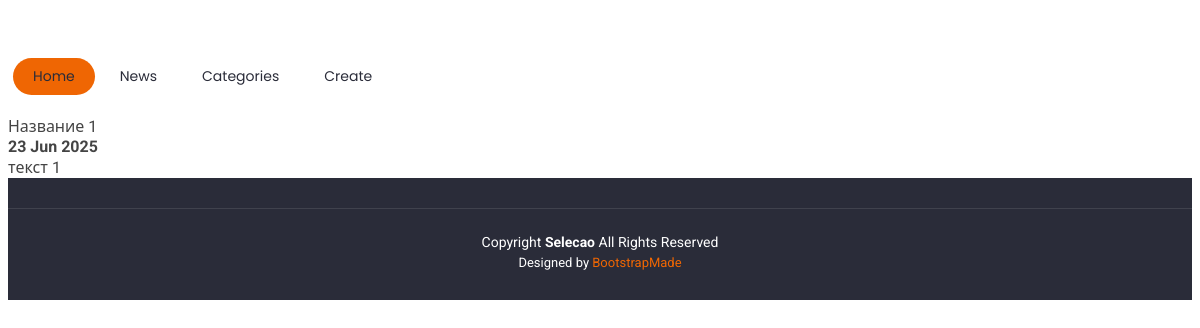
/news/206/, run on the app's committed database.
### news/models.py (models this page shows, shortened)
class Post(models.Model):
    news = 'NE'
    article = 'AR'
    TIPE = [
        (news, 'Новость'),
        (article, 'Статья'),
    ]
    author = models.ForeignKey('Author', on_delete = models.CASCADE, null = False)
    tipe = models.CharField(max_length = 2,
                            choices = TIPE,
                            null = False)
    create_time = models.DateTimeField(auto_now_add = True)
    category = models.ManyToManyField(Category, through = 'PostCategory')
    title = models.CharField(max_length = 100, null = False)
    text = models.TextField(max_length = 5000, null = False)
    rating = models.IntegerField(default = 0)

### news/views.py (the view)
# urls.py: path('<int:pk>/', PostDetail.as_view(), name = 'news_detail'),
class PostDetail(DetailView):
    model = Post
    template_name = 'news.html'
    context_object_name = 'post'

### news/templatetags/custom_filters.py (called while the page is built)
@register.filter()
def censor(value):
    if isinstance(value, str):
        if value.find('избил'):
            return value.replace('избил', 'и....')
        elif value.find('редиска'):
            return value.replace('редиска', 'р....')
    else:
        return 'фильтр censor не может быть применим к данному объекту'

### templates/news.html (shortened to what this page needs)
{% extends 'flatpages/default.html' %}
{% load custom_filters %}
{% load custom_tags %}
{% block content %}
    {% if posts %}
        <h1>Все новости</h1>
        <hr>
        <form action="" method="get">
            {{ filterset.form.as_p }}
            <input type="submit" value="Найти" />
        </form>
        <hr>
        <table>
            {% for post in posts %}
            <tr>
                <td><br>{{ post }}</td>
            </tr>
            {% endfor %}
        </table>
    {% elif post %}
        {{ post.title|censor }} <br> <b>{{ post.create_time|date:'d M Y' }}</b> <br> {{ post.text|censor }}
    {% else %}
        <h2>Новостей нет!</h2>
    {% endif %}
{% endblock content %}

### static/css/main.css (style rules this page uses)
:root { --default-font: "Roboto", system-ui, -apple-system, "Segoe UI", Roboto, "Helvetica Neue", Arial, "Noto Sans", "Liberation Sans", sans-serif, "Apple Color Emoji", "Segoe UI Emoji", "Segoe UI Symbol", "Noto Color Emoji"; --heading-font: "Raleway", sans-serif; --nav-font: "Poppins", sans-serif; }
:root { --background-color: #ffffff; --default-color: #444444; --heading-color: #2a2c39; --accent-color: #ef6603; --surface-color: #ffffff; --contrast-color: #ffffff; }
:root { --nav-color: #2a2c39; --nav-hover-color: #ef6603; --nav-mobile-background-color: #ffffff; --nav-dropdown-background-color: #ffffff; --nav-dropdown-color: #060606; --nav-dropdown-hover-color: #ef6603; }
:root { scroll-behavior: smooth; }
body { color: var(--default-color); background-color: var(--background-color); font-family: var(--default-font); }

### data on the page
Post: title|censor "Название 1", create_time "23 Jun 2025", text|censor "текст 1"
